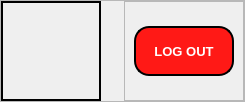
         <widget class="QFrame" name="frame_8">
          <property name="sizePolicy">
           <sizepolicy hsizetype="Preferred" vsizetype="Expanding">
            <horstretch>0</horstretch>
            <verstretch>1</verstretch>
           </sizepolicy>
          </property>
          <property name="frameShape">
           <enum>QFrame::StyledPanel</enum>
          </property>
          <property name="frameShadow">
           <enum>QFrame::Raised</enum>
          </property>
          <layout class="QHBoxLayout" name="horizontalLayout_7">
           <property name="spacing">
            <number>0</number>
           </property>
           <property name="leftMargin">
            <number>0</number>
           </property>
           <property name="topMargin">
            <number>0</number>
           </property>
           <property name="rightMargin">
            <number>0</number>
           </property>
           <property name="bottomMargin">
            <number>0</number>
           </property>
           <item>
            <widget class="QLabel" name="lbldp">
             <property name="minimumSize">
              <size>
               <width>100</width>
               <height>100</height>
              </size>
             </property>
             <property name="maximumSize">
              <size>
               <width>100</width>
               <height>100</height>
              </size>
             </property>
             <property name="styleSheet">
              <string notr="true">border:2px solid black;</string>
             </property>
             <property name="text">
              <string/>
             </property>
             <property name="scaledContents">
              <bool>true</bool>
             </property>
            </widget>
           </item>
           <item>
            <widget class="QLabel" name="lblprofilename">
             <property name="font">
              <font>
               <pointsize>16</pointsize>
               <weight>75</weight>
               <bold>true</bold>
              </font>
             </property>
             <property name="styleSheet">
              <string notr="true">padding-left:10px;</string>
             </property>
             <property name="text">
              <string/>
             </property>
            </widget>
           </item>
           <item alignment="Qt::AlignRight">
            <widget class="QFrame" name="frame_11">
             <property name="frameShape">
              <enum>QFrame::StyledPanel</enum>
             </property>
             <property name="frameShadow">
              <enum>QFrame::Raised</enum>
             </property>
             <layout class="QVBoxLayout" name="verticalLayout_9">
              <item>
               <widget class="QPushButton" name="btnlogout">
                <property name="minimumSize">
                 <size>
                  <width>100</width>
                  <height>0</height>
                 </size>
                </property>
                <property name="maximumSize">
                 <size>
                  <width>16777215</width>
                  <height>50</height>
                 </size>
                </property>
                <property name="font">
                 <font>
                  <pointsize>10</pointsize>
                  <weight>75</weight>
                  <bold>true</bold>
                 </font>
                </property>
                <property name="styleSheet">
                 <string notr="true">

QPushButton{
color: rgb(255, 255, 255);
background-color: rgb(255, 25,22);
border-radius:15px;
padding-left:10px;
padding-right:10px;
border:2px solid black;
padding:5px;
}
QPushButton:hover{
background-color: rgb(200, 20, 5);
border-radius:15px;
color: rgb(255, 255, 255);
}

</string>
                </property>
                <property name="text">
                 <string>LOG OUT</string>
                </property>
               </widget>
              </item>
             </layout>
            </widget>
           </item>
          </layout>
         </widget>
